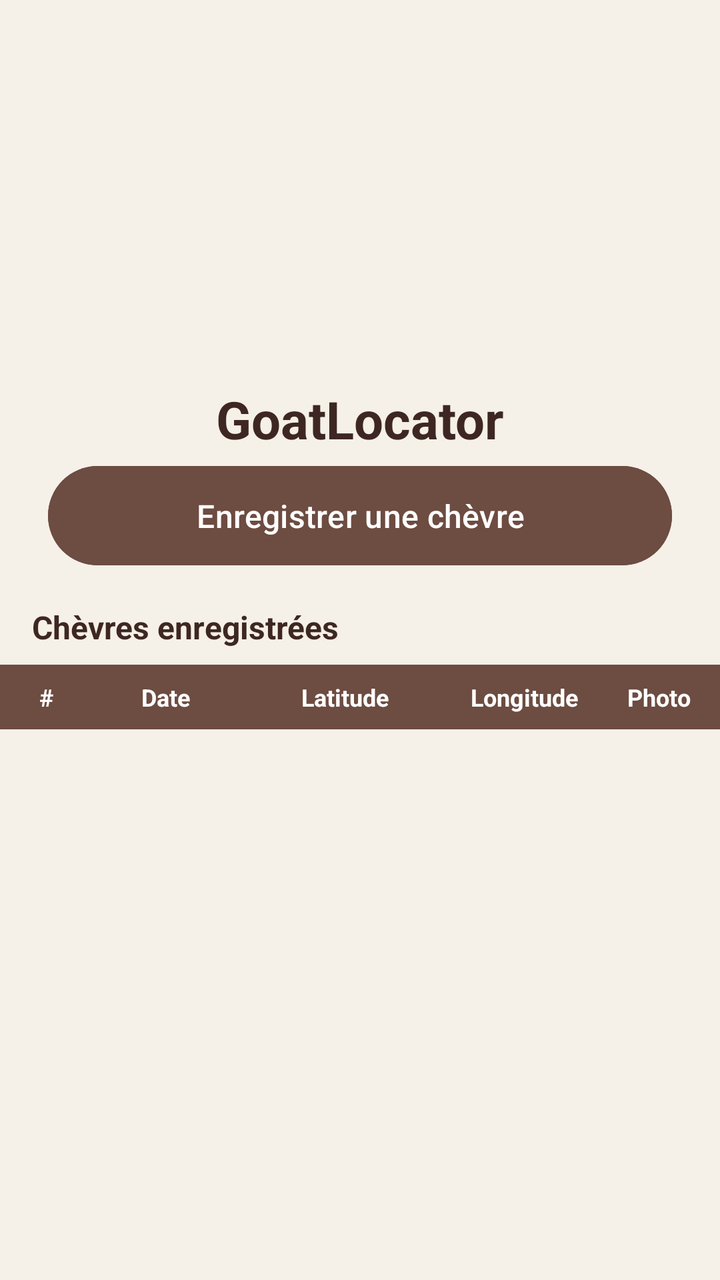
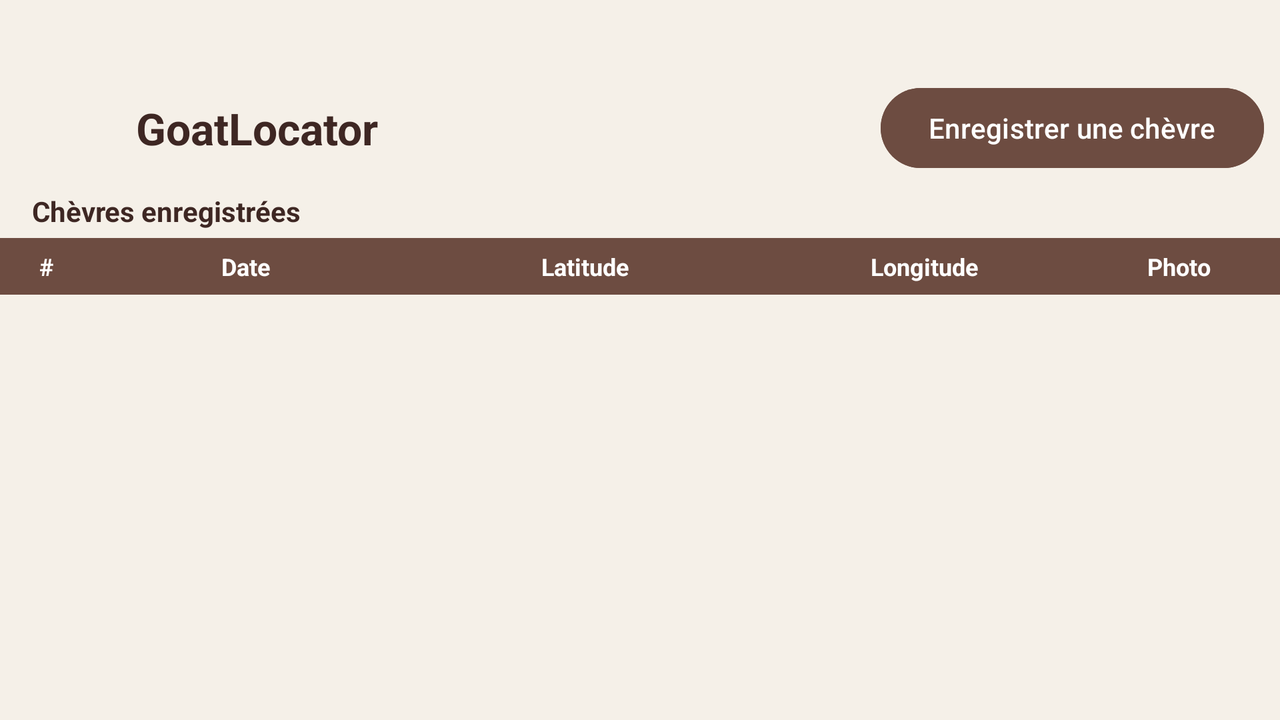

The same Android screen from two of the app's own layout files: first res/layout/ as a phone draws it, then the repository's variant for another configuration, drawn on a device whose configuration selects that folder. Both files follow.
<!-- AndroidManifest.xml: application theme Theme.GoatLocator -->
<!-- res/layout/activity_main.xml -->
<?xml version="1.0" encoding="utf-8"?>
<LinearLayout xmlns:android="http://schemas.android.com/apk/res/android"
    android:layout_width="match_parent"
    android:layout_height="match_parent"
    android:orientation="vertical"
    android:background="#F5F0E8">

    <LinearLayout
        android:layout_width="match_parent"
        android:layout_height="wrap_content"
        android:orientation="vertical"
        android:gravity="center"
        android:paddingTop="24dp"
        android:paddingBottom="2dp">

        <ImageView
            android:layout_width="160dp"
            android:layout_height="160dp"
            android:src="@drawable/goat"
            android:scaleType="fitCenter" />

        <TextView
            android:layout_width="wrap_content"
            android:layout_height="wrap_content"
            android:text="@string/app_name"
            android:textSize="26sp"
            android:textStyle="bold"
            android:textColor="#3E2723"
            android:layout_marginTop="8dp" />

    </LinearLayout>

    <Button
        android:id="@+id/btnRegisterGoat"
        android:layout_width="match_parent"
        android:layout_height="wrap_content"
        android:layout_marginHorizontal="24dp"
        android:layout_marginBottom="16dp"
        android:padding="14dp"
        android:text="@string/btn_register"
        android:textSize="16sp"
        android:backgroundTint="#6D4C41"
        android:textColor="#FFFFFF" />

    <TextView
        android:layout_width="match_parent"
        android:layout_height="wrap_content"
        android:paddingHorizontal="16dp"
        android:paddingBottom="8dp"
        android:text="@string/title_registered"
        android:textSize="16sp"
        android:textStyle="bold"
        android:textColor="#3E2723" />

    <LinearLayout
        android:layout_width="match_parent"
        android:layout_height="wrap_content"
        android:orientation="horizontal"
        android:background="#6D4C41"
        android:paddingVertical="8dp"
        android:paddingHorizontal="8dp">

        <TextView
            android:layout_width="30dp"
            android:layout_height="wrap_content"
            android:text="@string/col_id"
            android:textColor="#FFFFFF"
            android:textStyle="bold"
            android:textSize="12sp"
            android:gravity="center" />

        <TextView
            android:layout_width="0dp"
            android:layout_height="wrap_content"
            android:layout_weight="2"
            android:text="@string/col_date"
            android:textColor="#FFFFFF"
            android:textStyle="bold"
            android:textSize="12sp"
            android:gravity="center" />

        <TextView
            android:layout_width="0dp"
            android:layout_height="wrap_content"
            android:layout_weight="2"
            android:text="@string/col_lat"
            android:textColor="#FFFFFF"
            android:textStyle="bold"
            android:textSize="12sp"
            android:gravity="center" />

        <TextView
            android:layout_width="0dp"
            android:layout_height="wrap_content"
            android:layout_weight="2"
            android:text="@string/col_lon"
            android:textColor="#FFFFFF"
            android:textStyle="bold"
            android:textSize="12sp"
            android:gravity="center" />

        <TextView
            android:layout_width="0dp"
            android:layout_height="wrap_content"
            android:layout_weight="1"
            android:text="@string/col_photo"
            android:textColor="#FFFFFF"
            android:textStyle="bold"
            android:textSize="12sp"
            android:gravity="center" />

    </LinearLayout>

    <ScrollView
        android:layout_width="match_parent"
        android:layout_height="0dp"
        android:layout_weight="1">

        <LinearLayout
            android:id="@+id/tableBody"
            android:layout_width="match_parent"
            android:layout_height="wrap_content"
            android:orientation="vertical" />

    </ScrollView>

</LinearLayout>
<!-- resources referenced by this layout -->
<resources>
  <string name="app_name">GoatLocator</string>
  <string name="btn_register">Enregistrer une chèvre</string>
  <string name="col_date">Date</string>
  <string name="col_id">#</string>
  <string name="col_lat">Latitude</string>
  <string name="col_lon">Longitude</string>
  <string name="col_photo">Photo</string>
  <string name="title_registered">Chèvres enregistrées</string>
  <style name="Theme.GoatLocator" parent="Base.Theme.GoatLocator" />
  <style name="Base.Theme.GoatLocator" parent="Theme.Material3.DayNight.NoActionBar">
          
          
      </style>
</resources>
<!-- res/layout-land/activity_main.xml (the repository's variant of the layout above) -->
<!-- drawn on the phone turned sideways -->
<?xml version="1.0" encoding="utf-8"?>
<LinearLayout xmlns:android="http://schemas.android.com/apk/res/android"
    android:layout_width="match_parent"
    android:layout_height="match_parent"
    android:orientation="vertical"
    android:background="#F5F0E8">

    <LinearLayout
        android:layout_width="match_parent"
        android:layout_height="wrap_content"
        android:layout_marginTop="32dp"
        android:orientation="horizontal"
        android:gravity="center_vertical"
        android:padding="8dp">

        <ImageView
            android:layout_width="48dp"
            android:layout_height="48dp"
            android:src="@drawable/goat"
            android:scaleType="fitCenter" />

        <TextView
            android:layout_width="0dp"
            android:layout_height="wrap_content"
            android:layout_weight="1"
            android:text="GoatLocator"
            android:textSize="22sp"
            android:textStyle="bold"
            android:textColor="#3E2723"
            android:layout_marginStart="12dp" />

        <Button
            android:id="@+id/btnRegisterGoat"
            android:layout_width="wrap_content"
            android:layout_height="wrap_content"
            android:text="@string/btn_register"
            android:textSize="14sp"
            android:backgroundTint="#6D4C41"
            android:textColor="#FFFFFF" />

    </LinearLayout>

    <TextView
        android:layout_width="match_parent"
        android:layout_height="wrap_content"
        android:paddingHorizontal="16dp"
        android:paddingBottom="4dp"
        android:text="@string/title_registered"
        android:textSize="14sp"
        android:textStyle="bold"
        android:textColor="#3E2723" />

    <LinearLayout
        android:layout_width="match_parent"
        android:layout_height="wrap_content"
        android:orientation="horizontal"
        android:background="#6D4C41"
        android:paddingVertical="6dp"
        android:paddingHorizontal="8dp">

        <TextView
            android:layout_width="30dp"
            android:layout_height="wrap_content"
            android:text="#"
            android:textColor="#FFFFFF"
            android:textStyle="bold"
            android:textSize="12sp"
            android:gravity="center" />

        <TextView
            android:layout_width="0dp"
            android:layout_height="wrap_content"
            android:layout_weight="2"
            android:text="@string/col_date"
            android:textColor="#FFFFFF"
            android:textStyle="bold"
            android:textSize="12sp"
            android:gravity="center" />

        <TextView
            android:layout_width="0dp"
            android:layout_height="wrap_content"
            android:layout_weight="2"
            android:text="@string/col_lat"
            android:textColor="#FFFFFF"
            android:textStyle="bold"
            android:textSize="12sp"
            android:gravity="center" />

        <TextView
            android:layout_width="0dp"
            android:layout_height="wrap_content"
            android:layout_weight="2"
            android:text="@string/col_lon"
            android:textColor="#FFFFFF"
            android:textStyle="bold"
            android:textSize="12sp"
            android:gravity="center" />

        <TextView
            android:layout_width="0dp"
            android:layout_height="wrap_content"
            android:layout_weight="1"
            android:text="@string/col_photo"
            android:textColor="#FFFFFF"
            android:textStyle="bold"
            android:textSize="12sp"
            android:gravity="center" />

    </LinearLayout>

    <ScrollView
        android:layout_width="match_parent"
        android:layout_height="0dp"
        android:layout_weight="1">

        <LinearLayout
            android:id="@+id/tableBody"
            android:layout_width="match_parent"
            android:layout_height="wrap_content"
            android:orientation="vertical" />

    </ScrollView>

</LinearLayout>
<!-- resources referenced by the variant -->
<!-- as the phone turned sideways resolves them -->
<resources>
  <string name="btn_register">Enregistrer une chèvre</string>
  <string name="col_date">Date</string>
  <string name="col_lat">Latitude</string>
  <string name="col_lon">Longitude</string>
  <string name="col_photo">Photo</string>
  <string name="title_registered">Chèvres enregistrées</string>
  <style name="Theme.GoatLocator" parent="Base.Theme.GoatLocator" />
  <style name="Base.Theme.GoatLocator" parent="Theme.Material3.DayNight.NoActionBar">
          
          
      </style>
</resources>
